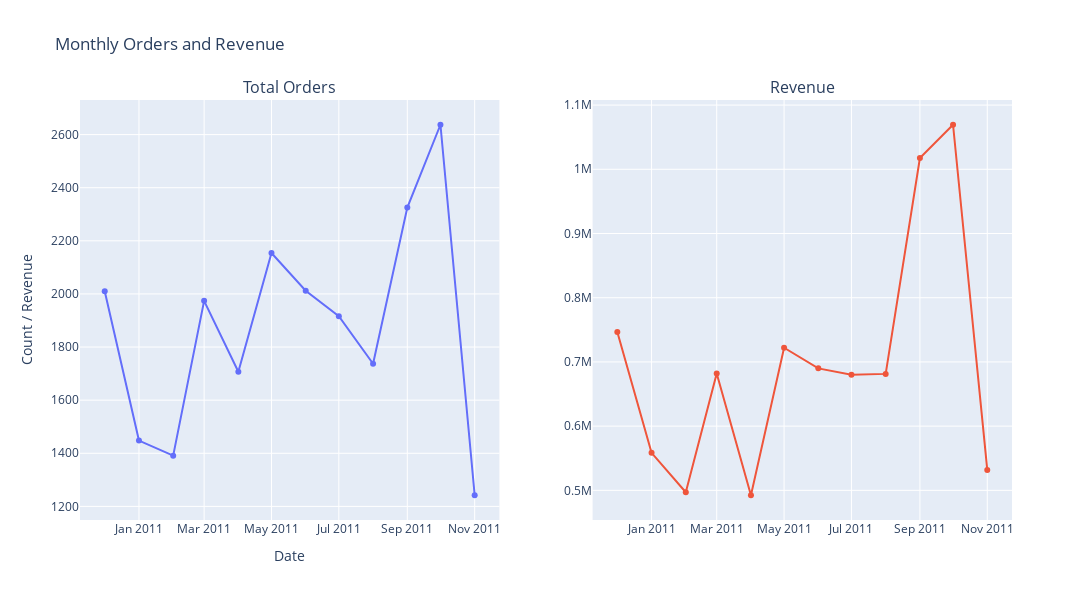

This figure's notebook cell:
### Code cell
# Membuat subplot dengan 2 kolom
fig = make_subplots(rows=1, cols=2, subplot_titles=('Total Orders', 'Revenue'))

# Menambahkan line chart untuk total orders
fig.add_trace(go.Scatter(x=monthly_order['Date'], y=monthly_order['total_order'], mode='lines+markers', name='Total Orders'),
              row=1, col=1)

# Menambahkan line chart untuk revenue
fig.add_trace(go.Scatter(x=monthly_order['Date'], y=monthly_order['revenue'], mode='lines+markers', name='Revenue'),
              row=1, col=2)

# Menambahkan judul dan label sumbu
fig.update_layout(title_text='Monthly Orders and Revenue', xaxis_title='Date', yaxis_title='Count / Revenue', 
                  showlegend=False)

# Menampilkan chart
fig.update_layout(height=600, width=1200)
fig.show()

### Figure 1 — Plotly figure (JSON) as saved in the notebook; plotly's stock layout.template omitted (floating-point values rounded to 4 significant figures)
{"data": [{"mode": "lines+markers", "name": "Total Orders", "type": "scatter", "x": ["2010-12-01T00:00:00", "2011-01-01T00:00:00", "2011-02-01T00:00:00", "2011-03-01T00:00:00", "2011-04-01T00:00:00", "2011-05-01T00:00:00", "2011-06-01T00:00:00", "2011-07-01T00:00:00", "2011-08-01T00:00:00", "2011-09-01T00:00:00", "2011-10-01T00:00:00", "2011-11-01T00:00:00"], "xaxis": "x", "y": [2010, 1448, 1391, 1974, 1707, 2154, 2012, 1916, 1737, 2325, 2637, 1242], "yaxis": "y"}, {"mode": "lines+markers", "name": "Revenue", "type": "scatter", "x": ["2010-12-01T00:00:00", "2011-01-01T00:00:00", "2011-02-01T00:00:00", "2011-03-01T00:00:00", "2011-04-01T00:00:00", "2011-05-01T00:00:00", "2011-06-01T00:00:00", "2011-07-01T00:00:00", "2011-08-01T00:00:00", "2011-09-01T00:00:00", "2011-10-01T00:00:00", "2011-11-01T00:00:00"], "xaxis": "x2", "y": [746700.0, 558400.0, 497000.0, 682000.0, 492400.0, 722100.0, 690000.0, 680200.0, 681400.0, 1018000.0, 1069000.0, 531800.0], "yaxis": "y2"}], "layout": {"annotations": [{"font": {"size": 16}, "showarrow": false, "text": "Total Orders", "x": 0.225, "xanchor": "center", "xref": "paper", "y": 1, "yanchor": "bottom", "yref": "paper"}, {"font": {"size": 16}, "showarrow": false, "text": "Revenue", "x": 0.775, "xanchor": "center", "xref": "paper", "y": 1, "yanchor": "bottom", "yref": "paper"}], "height": 600, "showlegend": false, "title": {"text": "Monthly Orders and Revenue"}, "width": 1200, "xaxis": {"anchor": "y", "domain": [0, 0.45], "title": {"text": "Date"}}, "xaxis2": {"anchor": "y2", "domain": [0.55, 1]}, "yaxis": {"anchor": "x", "domain": [0, 1], "title": {"text": "Count / Revenue"}}, "yaxis2": {"anchor": "x2", "domain": [0, 1]}}}
